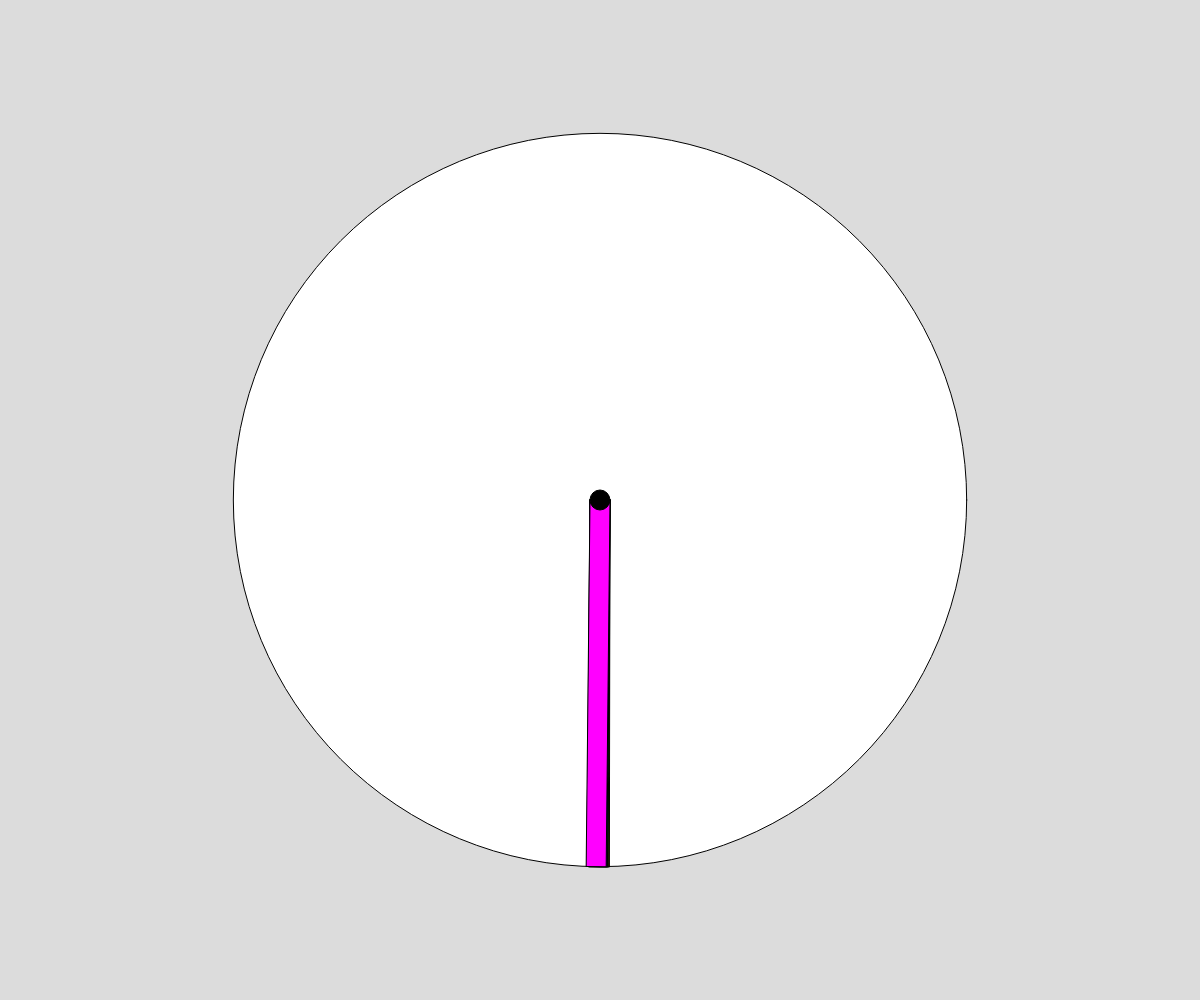
Frame 1 (no input)
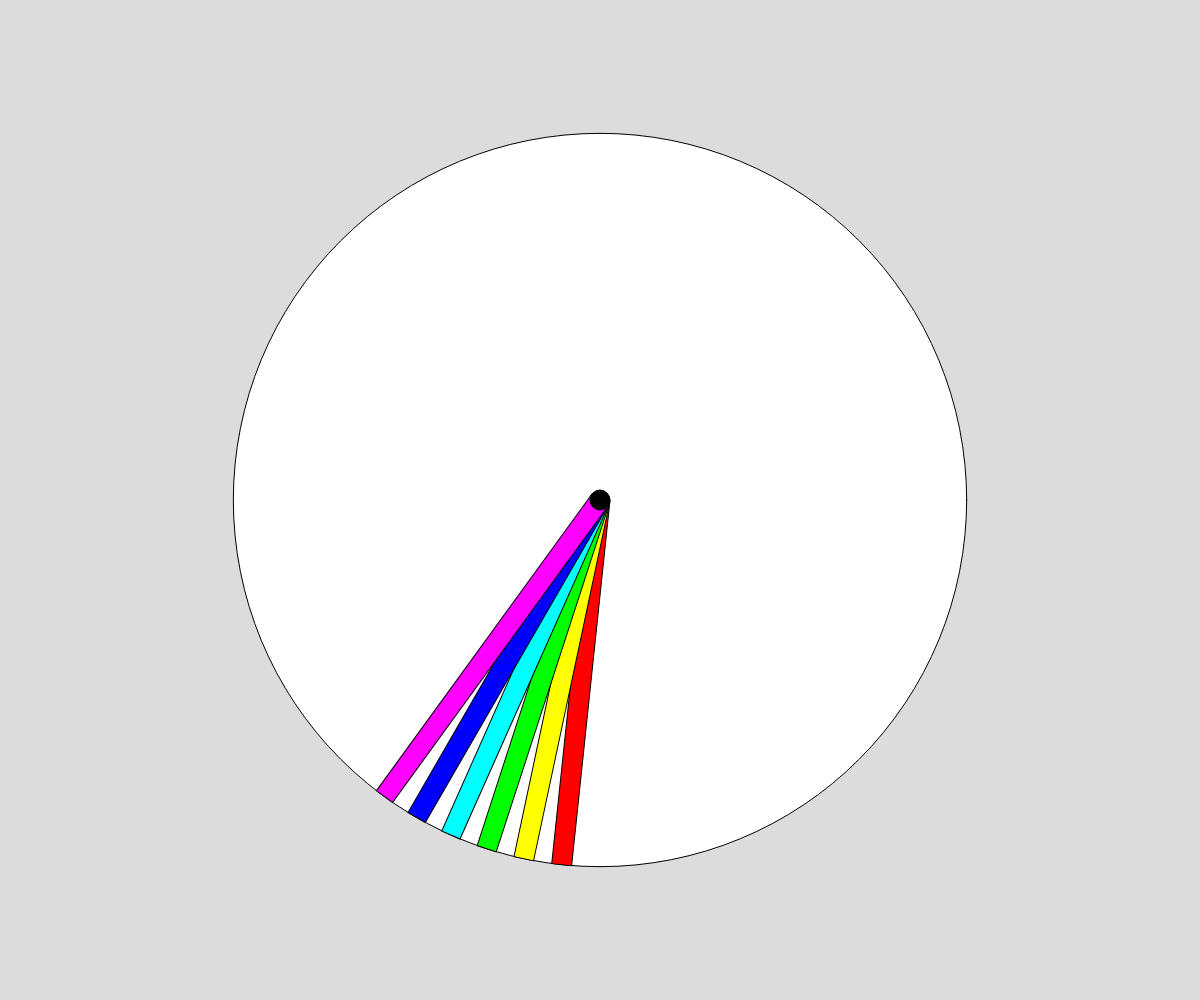
Frame 60 (no input)
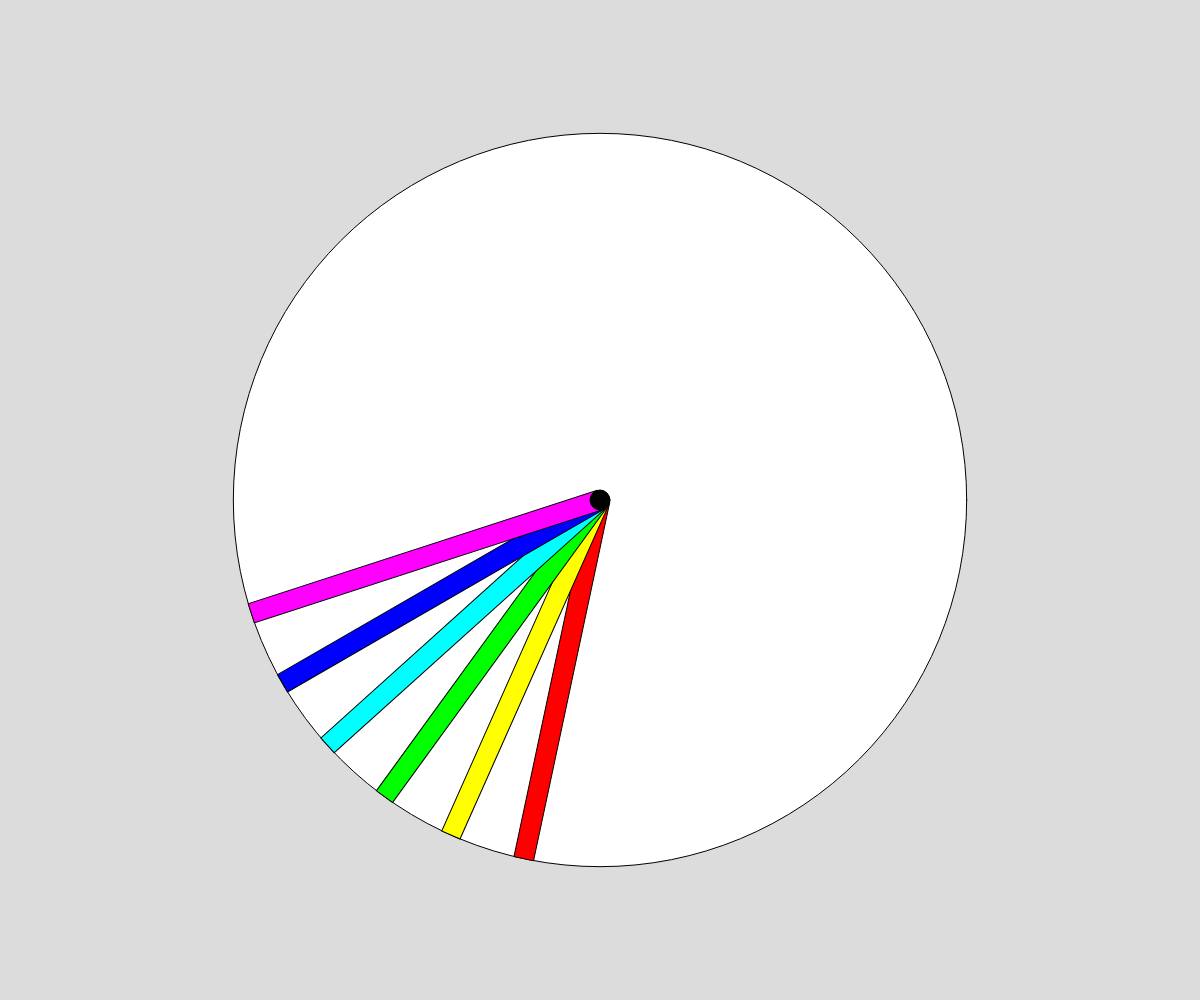
Frame 120 (the mouse pressed at the canvas centre since frame 60)

The p5.js sketch that drew these frames (run headless with seeded random() and noise() and a simulated clock; from frame 60 on, the mouse is pressed at the canvas centre):

// p5.js sketch
// ── sketch.js
// Project Title
// Your Name
// Date
//
// Extra for Experts:
// - describe what you did to take this project "above and beyond"


function setup() {
  createCanvas(windowWidth, windowHeight);
  angleMode(DEGREES);
}

function draw() {
  background(220);
  drawCircle(width/2,height/2);
}

function drawCircle(x,y) {
  push();
  let s = (2*x+2*y)/3;

  translate(x,y);

  circle(0,0,s);

  fill(255,0,0);
  hand(4,s*0.5,1);

  fill(255,255,0);
  hand(4,s*0.5,2);

  fill(0,255,0);
  hand(4,s*0.5,3);

  fill(0,255,255);
  hand(4,s*0.5,4)

  fill(0,0,255);
  hand(4,s*0.5,5);

  fill(255,0,255);
  hand(4,s*0.5,6);

  fill(0);
  circle(0,0,20);


  pop();
}

function hand(wi,h,v) {
  let w = wi*5
  push();
  rotate(frameCount/10*v);
  rect(-w/2,0,w,h);
  pop();
}
